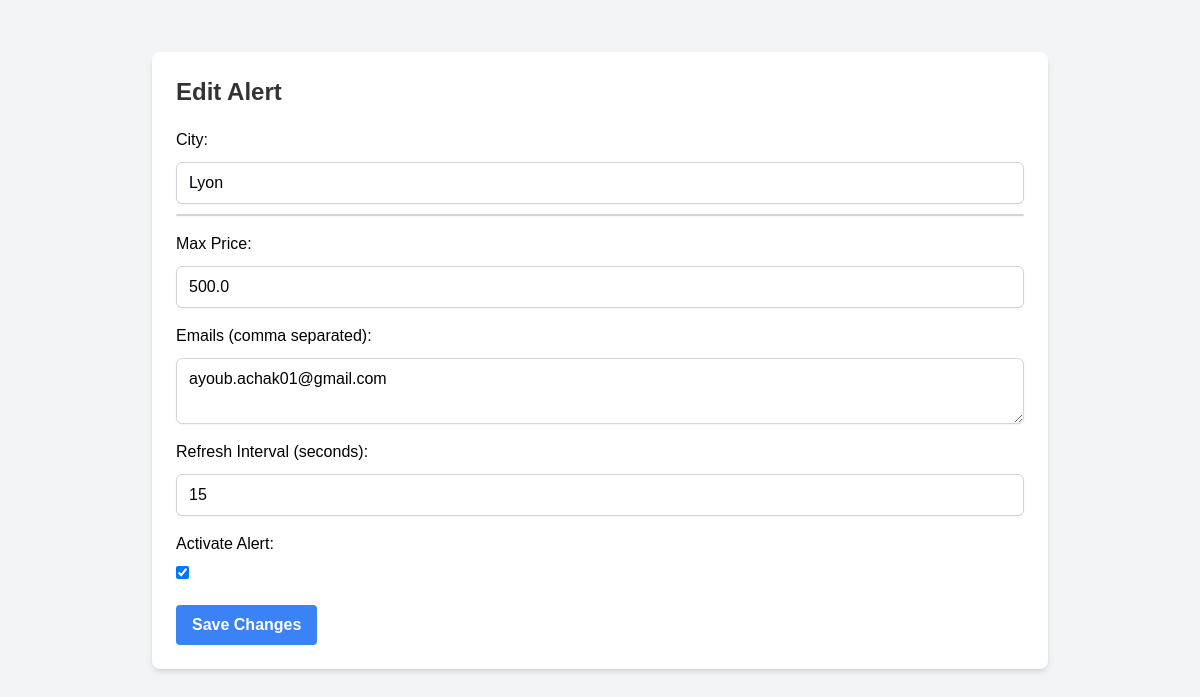
The app's page /alerts/3/edit, older data.
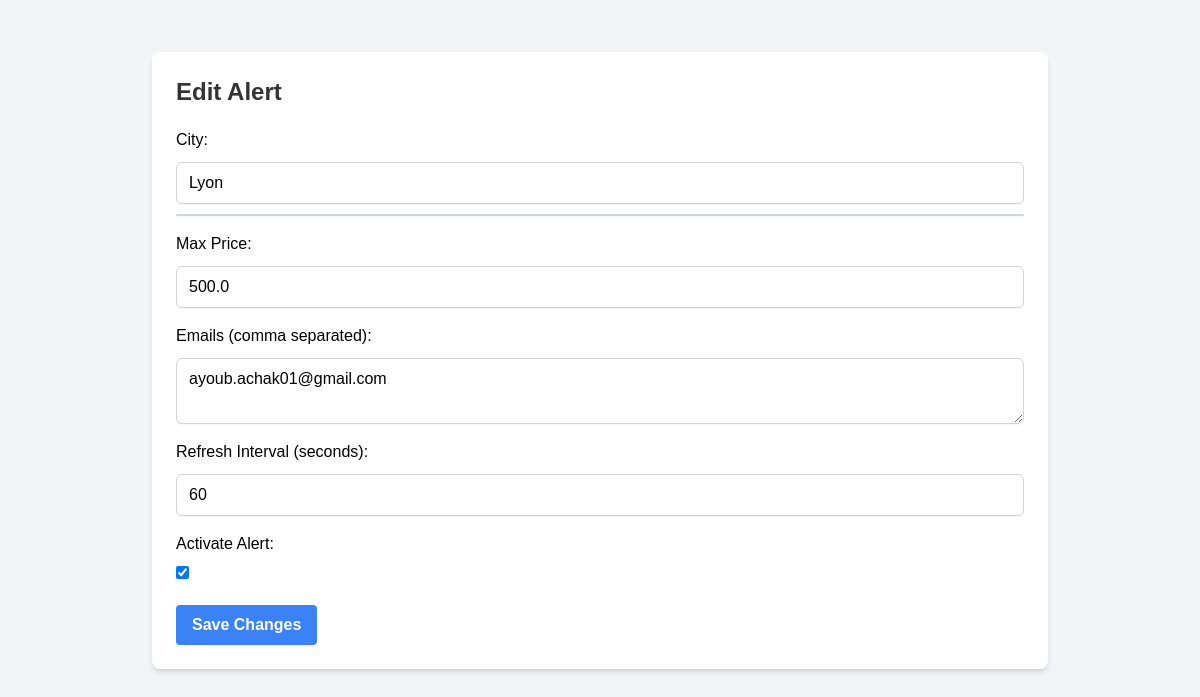
The same page, newer data.
### models.py (models this page shows, shortened)
class Alert(db.Model):
    __tablename__ = 'alerts'
    id = db.Column(db.Integer, primary_key=True)
    name = db.Column(db.String(100), nullable=False)  # New name attribute
    city = db.Column(db.String(100), nullable=False)   # Keeping city as it is
    price = db.Column(db.Float, nullable=False)
    emails = db.Column(db.Text, nullable=False)  # Store emails as a comma-separated string
    bounds = db.Column(db.String(255), nullable=True)  # New bounds attribute
    status = db.Column(db.Boolean, default=True)  # Active (True) or Inactive (False)
    interval = db.Column(db.Integer, default=300)  # Refresh duration in seconds
    created_at = db.Column(db.DateTime, default=datetime.utcnow)
    updated_at = db.Column(db.DateTime, default=datetime.utcnow, onupdate=datetime.utcnow)

### app.py (the view, shortened to what this page needs)
@app.route('/alerts/<int:alert_id>/edit', methods=['GET', 'POST'])
def edit_alert(alert_id):
    meta = get_meta_data()
    alert = Alert.query.get_or_404(alert_id)
    logs = AlertLog.query.filter_by(alert_id=alert.id).all()
    return render_template('edit_alert.html', alert=alert, logs=logs, meta=meta)

### app.py (called while the page is built)
def get_meta_data():
    with open('static/meta.json') as meta_file:
        return json.load(meta_file)

### templates/edit_alert.html (shortened to what this page needs)
{% extends "base.html" %}
{% block content %}
    <h1 class="text-2xl font-bold mb-4">Edit Alert</h1>
    <form action="{{ url_for('edit_alert', alert_id=alert.id) }}" method="POST">
        <label for="searchLocation">City:</label>
        <input type="text" id="searchLocation" name="city" value="{{ alert.city }}" required class="mt-1 block w-full px-3 py-2 border border-gray-300 rounded-md shadow-sm" placeholder="Search for a city">
        <ul id="suggestions" class="mt-2 border border-gray-300 bg-white rounded-md shadow-sm"></ul>
        <label for="price" class="block mt-4">Max Price:</label>
        <input type="number" name="price" step="0.01" value="{{ alert.price }}" required class="mt-1 block w-full px-3 py-2 border border-gray-300 rounded-md shadow-sm">
        <label for="emails" class="block mt-4">Emails (comma separated):</label>
        <textarea name="emails" required class="mt-1 block w-full px-3 py-2 border border-gray-300 rounded-md shadow-sm">{{ alert.emails }}</textarea>
        <label for="interval" class="block mt-4">Refresh Interval (seconds):</label>
        <input type="number" name="interval" value="{{ alert.interval }}" required class="mt-1 block w-full px-3 py-2 border border-gray-300 rounded-md shadow-sm">
        <label for="status" class="block mt-4">Activate Alert:</label>
        <input type="checkbox" name="status" {% if alert.status %}checked{% endif %} class="mr-2">
        <button type="submit" class="bg-blue-500 hover:bg-blue-700 text-white font-bold py-2 px-4 rounded mt-4">Save Changes</button>
    </form>
{% endblock %}

Row changes from the older to the newer data that the page shows:
changed Alert "Lyon": interval "15" → "60"
